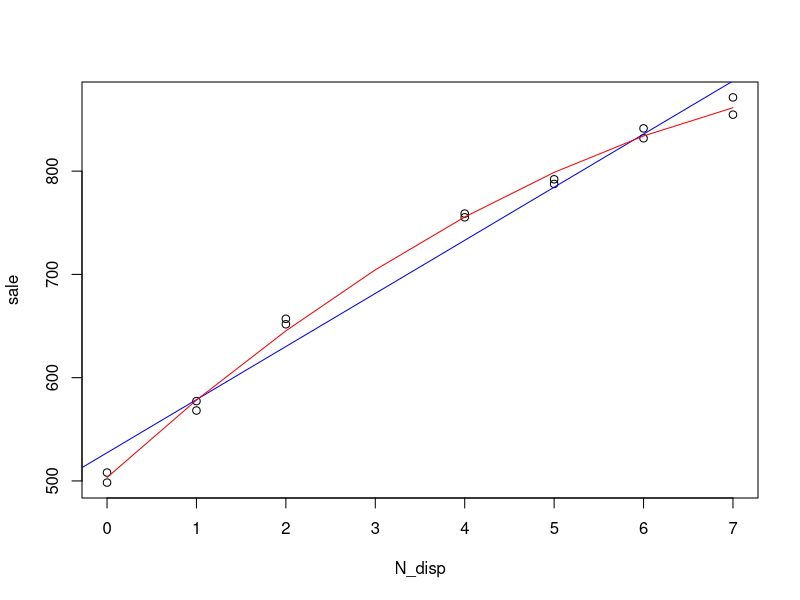

Here is the R script that generated this plot:
N_disp = c(0, 0, 1, 1, 2, 2, 4, 4, 5, 5, 6, 6, 7, 7)
sale = c(508.1, 498.4, 568.2, 577.3, 651.7, 657.0, 755.3, 758.9, 787.6, 792.1, 841.4, 831.8, 854.7, 871.4)

plot(N_disp, sale)

fit.line = lm(sale ~ N_disp)
summary(fit.line)
abline(fit.line, col = "blue")

fit.poly = lm(sale ~ poly(N_disp, 2))
predicted.intervals = predict(fit.poly, data.frame(N_disp = 0:7))

lines(0:7, predicted.intervals, col = "red")

# It is obvious that the second order line is a better fitt than the line. So this is the best model for this analesis.